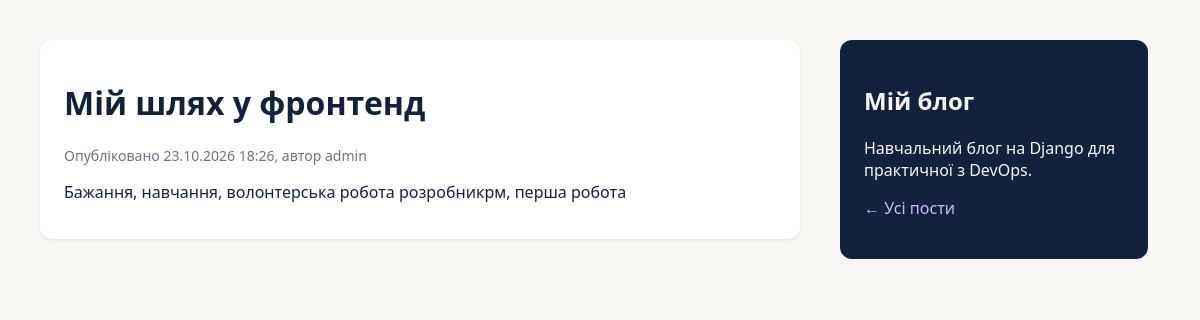
Page /2/ on the committed database.
### blog/models.py (models this page shows, shortened)
class Post(models.Model):
    class Status(models.TextChoices):
        DRAFT = 'DF', 'Draft'
        PUBLISHED = 'PB', 'Published'
    title = models.CharField(max_length=250)
    slug = models.SlugField(max_length=250)
    author = models.ForeignKey(User,
                               on_delete=models.CASCADE,
                               related_name='blog_posts')
    body = models.TextField()
    publish = models.DateTimeField(default=timezone.now)
    created = models.DateTimeField(auto_now_add=True)
    updated = models.DateTimeField(auto_now=True)
    status = models.CharField(max_length=2,
                              choices=Status.choices,
                              default=Status.DRAFT)
    objects = models.Manager()  # усі пости
    published = PublishedManager()  # тільки опубліковані
    class Meta:
        ordering = ['-publish']
        indexes = [
            models.Index(fields=['-publish']),
        ]

### blog/views.py (the view)
# urls.py: path('<int:id>/', views.post_detail, name='post_detail'),
def post_detail(request, id):
    post = get_object_or_404(Post, id=id, status=Post.Status.PUBLISHED)
    return render(request, 'blog/post/detail.html', {'post': post})

### blog/templates/blog/post/detail.html (shortened to what this page needs)
{% extends "blog/base.html" %}
{% block content %}
<div class="post">
    <h1>{{ post.title }}</h1>
    <p class="date">Опубліковано {{ post.publish|date:"d.m.Y H:i" }}, автор {{ post.author }}</p>
    {{ post.body|linebreaks }}
</div>
{% endblock %}

### blog/static/css/blog.css (style rules this page uses)
body { margin: 0; padding: 40px; display: flex; gap: 40px; font-family: "Segoe UI", Arial, sans-serif; background: #f7f6f2; color: #14213d; }
.post { background: #fff; padding: 20px 24px; margin-bottom: 20px; border-radius: 12px; box-shadow: 0 1px 3px rgba(0, 0, 0, .08); }
.date { color: #6b7280; font-size: 14px; }

### rows in the picture
Post: title "Мій шлях у фронтенд", publish "23.10.2026 18:26", author "admin", body "Бажання, навчання, волонтерська робота розробникрм, перша робота"
